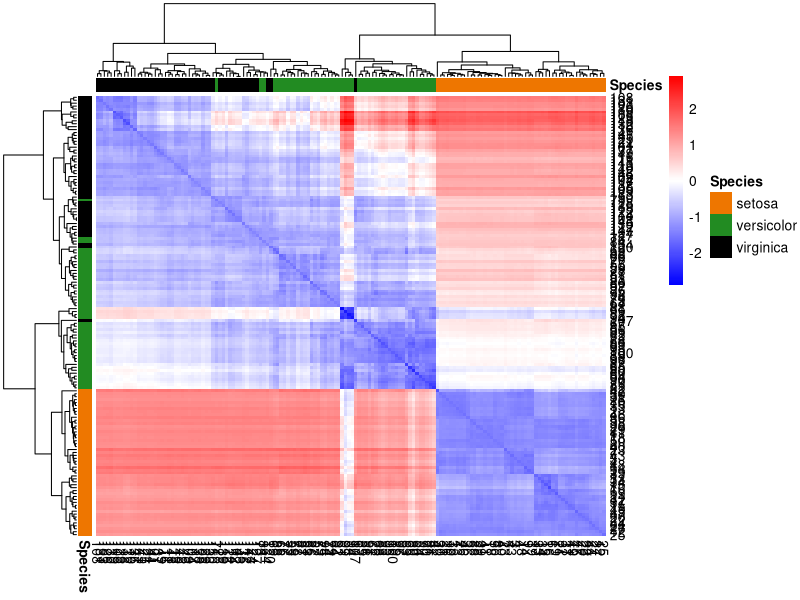

Write the R code that produced this figure.
# load libraries, dataset
library(pheatmap)
library(gplots)
library(datasets)
data("iris")

# Calculate distance metrics. 
dmat <- dist(iris[,1:4])

# This dataframe links each sample name to its flower species
annotdf <- data.frame(row.names = rownames(as.matrix(dmat)),
                      Species   = iris[,5] )

# Must make colors so we can see which group a sample belongs to
ann_col <- list(Species = c(setosa = "darkorange2", 
                            versicolor = "forestgreen",
                            virginica = "black"))

# plot heatmap
pheatmap(as.matrix(dmat), 
         clustering_distance_rows = dmat, 
         clustering_distance_cols = dmat, 
         scale = "column", color = bluered(200),
         annotation_col = annotdf,
         annotation_row = annotdf,
         annotation_colors = ann_col)
